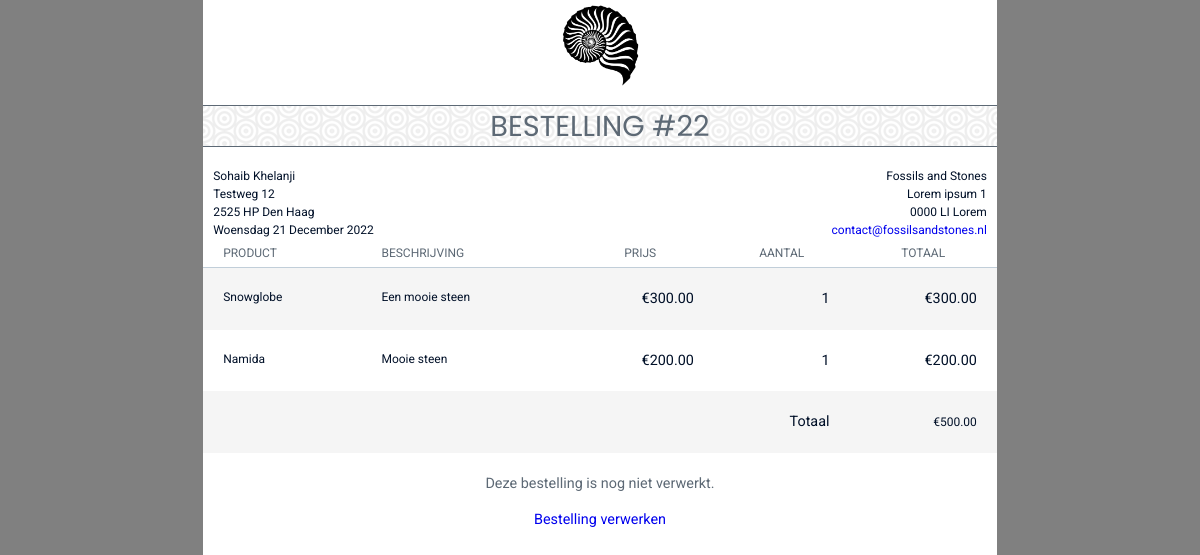
The app's page /viewOrderAdmin.php?id=22 (signed in) with its own data.
### tables this page shows
CREATE TABLE `user` (
  `user_id` int(11) NOT NULL,
  `user_firstname` varchar(50) NOT NULL,
  `user_lastname` varchar(50) NOT NULL,
  `user_email` varchar(250) NOT NULL,
  `user_password` varchar(250) NOT NULL,
  `user_role` varchar(10) DEFAULT 'user'
);

CREATE TABLE `user_address` (
  `address_id` int(11) NOT NULL,
  `address_streetname` varchar(250) NOT NULL,
  `address_housenumber` int(5) NOT NULL,
  `address_postalcode` varchar(10) NOT NULL,
  `address_city` varchar(250) NOT NULL,
  `user_id` int(11) NOT NULL
);

CREATE TABLE `orders` (
  `orders_id` int(11) NOT NULL,
  `user_id` int(11) DEFAULT NULL,
  `orders_timestamp` varchar(255) NOT NULL,
  `orders_processed` int(1) NOT NULL DEFAULT 0
);

CREATE TABLE `order_product` (
  `order_product_id` int(11) NOT NULL,
  `orders_id` int(11) NOT NULL,
  `product_id` int(11) NOT NULL,
  `order_product_quantity` int(11) NOT NULL
);

CREATE TABLE `product` (
  `product_id` int(11) NOT NULL,
  `product_name` varchar(50) NOT NULL,
  `product_price` int(11) NOT NULL,
  `product_category` int(11) NOT NULL,
  `product_description` longtext NOT NULL,
  `product_quantity` int(11) DEFAULT NULL,
  `product_availability` varchar(5) NOT NULL DEFAULT 'true'
);

### classes/dbh.php (called while the page is built)
<?php
class dbh
{
    public function connection()
    {
        try {
            $username = "root";
            $password = "";
            $pdo = new PDO('mysql:host=localhost;dbname=fas', $username, $password);
            return $pdo;
        } catch (PDOException $e) {
            print "Error!:" . $e->getMessage() . "<br/>";
            die();
        }
    }
}

### viewOrderAdmin.php (the view, shortened to what this page needs)
<?php
include 'incs/header.php';
include 'classes/dbh.php';
$dbh = new Dbh();
$orderId = $_GET['id'];
$stmt = $dbh->connection()->prepare("SELECT * FROM orders WHERE orders_id = $orderId");
$stmt->execute();
$result = $stmt->fetchAll();
?>
<body style="background-color: grey;">
  <div id=invoice>
    <header class="clearfix">
      <div id="logo">
        <img src="imgs/logo-inverted.png">
      </div>
      <h1>BESTELLING #<?php echo $orderId ?></h1>
      <div id="company" class="clearfix">
        <div>Fossils and Stones</div>
        <div>Lorem ipsum 1<br /> 0000 LI Lorem</div>
        <div><a href="mailto:contact@fossilsandstones.nl">contact@fossilsandstones.nl</a></div>
      </div>
      <div id="project">
        <?php
        if ($noAccount = "false") {
          $stmt = $dbh->connection()->prepare("SELECT * FROM user INNER JOIN orders ON orders.user_id = user.user_id INNER JOIN user_address ON user.user_id = user_address.user_id WHERE orders.orders_id = $orderId");
          $stmt->execute();
          $result = $stmt->fetchAll();
          foreach ($result as $order) {
            $orderFirstname = $order['user_firstname'];
            $orderLastname = $order['user_lastname'];
            $orderStreetName = $order['address_streetname'];
            $orderHouseNumber = $order['address_housenumber'];
            $orderPostalCode = $order['address_postalcode'];
            $orderCity = $order['address_city'];
            echo "<div>$orderFirstname $orderLastname</div>";
            echo "<div>$orderStreetName $orderHouseNumber</div>";
            echo "<div>$orderPostalCode $orderCity</div>";
          }
        }
        ?>
        <div><?php
              $stmt = $dbh->connection()->prepare("SELECT * FROM orders WHERE orders_id = $orderId");
              $stmt->execute();
              $result = $stmt->fetchAll();
              foreach ($result as $order) {
                $orderTimestamp = date("d-m-Y H:i", strtotime($order['orders_timestamp']));
                $orderTimestamp = date("l j F Y ", strtotime($orderTimestamp));
                $orderTimestamp = str_replace("January", "Januari", $orderTimestamp);
                $orderTimestamp = str_replace("February", "Februari", $orderTimestamp);
                $orderTimestamp = str_replace("March", "Maart", $orderTimestamp);
                $orderTimestamp = str_replace("April", "April", $orderTimestamp);
                $orderTimestamp = str_replace("May", "Mei", $orderTimestamp);
                $orderTimestamp = str_replace("June", "Juni", $orderTimestamp);
                $orderTimestamp = str_replace("July", "Juli", $orderTimestamp);
                $orderTimestamp = str_replace("August", "Augustus", $orderTimestamp);
                $orderTimestamp = str_replace("September", "September", $orderTimestamp);
                $orderTimestamp = str_replace("October", "Oktober", $orderTimestamp);
                $orderTimestamp = str_replace("November", "November", $orderTimestamp);
                $orderTimestamp = str_replace("December", "December", $orderTimestamp);
                $orderTimestamp = str_replace("Monday", "Maandag", $orderTimestamp);
                $orderTimestamp = str_replace("Tuesday", "Dinsdag", $orderTimestamp);
                $orderTimestamp = str_replace("Wednesday", "Woensdag", $orderTimestamp);
                $orderTimestamp = str_replace("Thursday", "Donderdag", $orderTimestamp);
                $orderTimestamp = str_replace("Friday", "Vrijdag", $orderTimestamp);
                $orderTimestamp = str_replace("Saturday", "Zaterdag", $orderTimestamp);
                $orderTimestamp = str_replace("Sunday", "Zondag", $orderTimestamp);
                echo $orderTimestamp;
              }
              ?></div>
      </div>
    </header>
    <main>
      <table>
        <thead>
          <tr>
            <th class="service">PRODUCT</th>
            <th class="desc">BESCHRIJVING</th>
            <th>PRIJS</th>
            <th>AANTAL</th>
            <th>TOTAAL</th>
          </tr>
        </thead>
        <tbody>
          <?php
          $stmt = $dbh->connection()->prepare("SELECT * FROM order_product WHERE orders_id = $orderId");
          $stmt->execute();
          $result = $stmt->fetchAll();
          foreach ($result as $row) {
            $productId = $row['product_id'];
            $quantity = $row['order_product_quantity'];
            $stmt = $dbh->connection()->prepare("SELECT * FROM product WHERE product_id = $productId");
            $stmt->execute();
            $result = $stmt->fetchAll();
            foreach ($result as $row) {
              $productName = $row['product_name'];
              $productDescription = $row['product_description'];
              $productPrice = $row['product_price'];
            }
            $total = $productPrice * $quantity;
            $total = number_format($total, 2, '.', '');
            $productPrice = number_format($productPrice, 2, '.', '');
            echo "<tr>
            <td class='service'>$productName</td>
            <td class='desc'>$productDescription</td>
            <td class='unit'>€$productPrice</td>
            <td class='qty'>$quantity</td>
            <td class='total'>€$total</td>
            </tr>";
          }
          $stmt = $dbh->connection()->prepare("SELECT * FROM order_product WHERE orders_id = $orderId");
          $stmt->execute();
          $result = $stmt->fetchAll();
          $total = 0;
          foreach ($result as $row) {
            $productId = $row['product_id'];
            $quantity = $row['order_product_quantity'];
            $stmt = $dbh->connection()->prepare("SELECT * FROM product WHERE product_id = $productId");
            $stmt->execute();
            $result = $stmt->fetchAll();
            foreach ($result as $row) {
              $productPrice = $row['product_price'];
            }
            $total += $productPrice * $quantity;
          }
          $total = number_format($total, 2, '.', '');
          echo "<tr>
        <td colspan='4' class='grand total'>Totaal</td>
        <td class=''>€$total</td>
        </tr>";
          ?>
        </tbody>
      </table>
      <div id="notices">
        <div class="notice">
          <?php
          $stmt = $dbh->connection()->prepare("SELECT * FROM orders WHERE orders_id = $orderId");
          $stmt->execute();
          $result = $stmt->fetchAll();
          foreach ($result as $row) {
            $orderStatus = $row['orders_processed'];
            if ($orderStatus == 0) {
              echo "
              <p>Deze bestelling is nog niet verwerkt.</p>
              <a href='viewOrderAdmin.php?id=$orderId&status=1' class='btn btn-primary'>Bestelling verwerken</a>
              ";
            } else {
              echo "
              <p>Deze bestelling is verwerkt.</p>
              <a href='viewOrderAdmin.php?id=$orderId&status=0' class='btn btn-primary'>Verwerking ongedaan maken</a>
              ";
            }
          }
          ?>
        </div>
      </div>
    </main>
  </div>
  <?php
  include 'incs/footer.php';
  ?>

### css/styles.css (style rules this page uses)
html { font-size: 62.5%; font-family: "roboto", "sans-serif"; color: black; background: #fff; -webkit-font-smoothing: antialiased; -moz-osx-font-smoothing: grayscale; margin: 0; padding: 0; overflow-x: hidden; }
body { font-size: 1.6rem; line-height: 1.5; background: #fff; width: 100%; height: 100%; margin: 0; padding: 0; }
h1, h2, h3, h4, h5, h6 { font-family: "poppins", "sans-serif"; font-weight: bold; }
a { text-decoration: none; }
.unit { font-size: 14px; font-weight: normal; }
#invoice { width: 21cm; height: 23.7cm; margin: 0 auto; color: #001028; background: #ffffff; font-size: 12px; }
#logo { text-align: center; margin-bottom: 10px; }
#logo img { width: 90px; }
#invoice h1 { border-top: 1px solid #5d6975; border-bottom: 1px solid #5d6975; color: #5d6975; font-size: 2.4em; line-height: 1.4em; font-weight: normal; text-align: center; margin: 0 0 20px 0; background: url(../imgs/dimension.png); }
#project { float: left; }
#company { float: right; text-align: right; margin-right: 10px; }
#project { margin-left: 10px; }
#project div, #company div { white-space: nowrap; }
table { width: 100%; border-collapse: collapse; border-spacing: 0; margin-bottom: 20px; }
table tr:nth-child(2n-1) td { background: #f5f5f5; }
table th, table td { text-align: center; }
table th { padding: 5px 20px; color: #5d6975; border-bottom: 1px solid #c1ced9; white-space: nowrap; font-weight: normal; }
table .service, table .desc { text-align: left; }
table td { padding: 20px; text-align: right; }
table td.service, table td.desc { vertical-align: top; }
table td.unit, table td.qty, table td.total { font-size: 1.2em; }
#notices .notice { color: #5d6975; font-size: 1.2em; text-align: center; }

### records on screen
user: user_firstname "Sohaib", user_lastname "Khelanji", user_address.address_streetname "Testweg", user_address.address_housenumber "12", user_address.address_postalcode "2525 HP", user_address.address_city "Den Haag"
orders: orders_timestamp "Woensdag 21 December 2022"
order_product: product.product_name "Snowglobe", product.product_description "Een mooie steen", product.product_price "300.00", order_product_quantity "1", total "300.00"
order_product: product.product_name "Namida", product.product_description "Mooie steen", product.product_price "200.00", order_product_quantity "1", total "200.00"

### other values on screen
$orderId "22"
$total "500.00"
